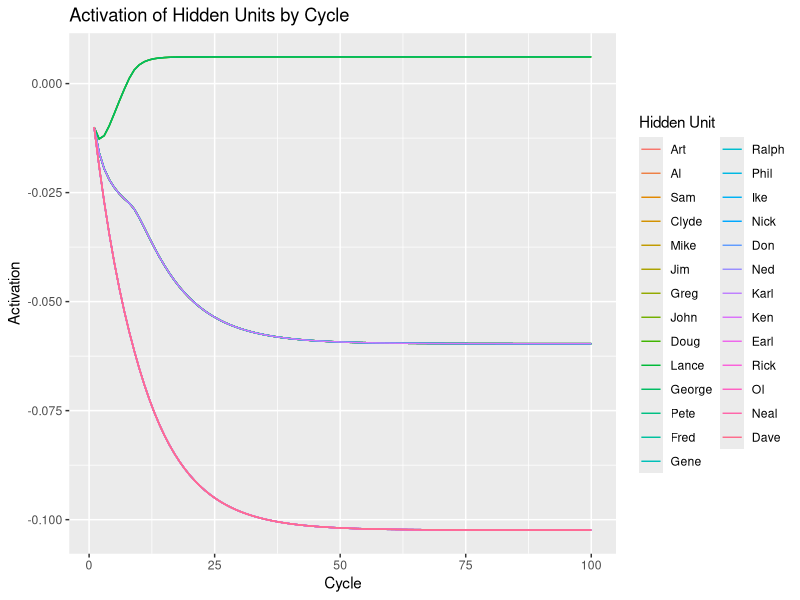
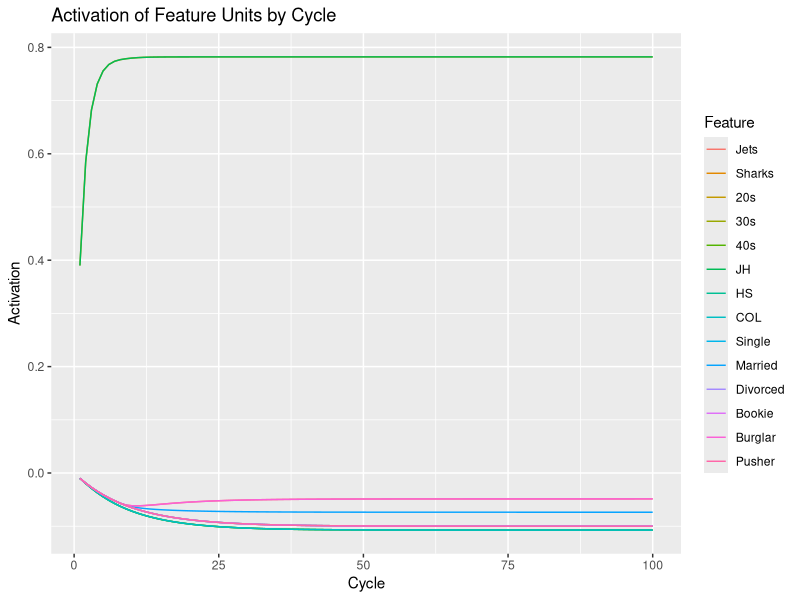
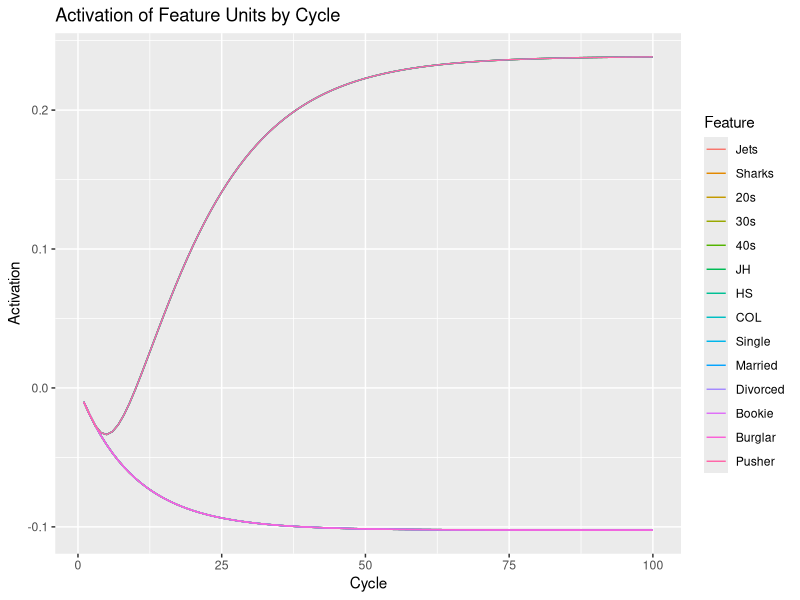

These charts were generated, in order, by the following R code:
## ---- chunk 1
# load packages
library(dplyr)
library(ggplot2)
library(reshape2)
library(knitr)
library(kableExtra)
## ---- chunk 2
# set parameters
max <- 1
min <- -0.2
rest <- -0.1
decay <- 0.1
estr <- 0.4 
alpha <- 0.2 # see note (below)
gamma <- 0.1

# note: we increased alpha from the parameter value in pdp handbook (where alpha = 0.1) . The reason is that without this excitation scaling parameter increase, intrapool competition squashes activations of all units without external input, and so we fail to see interactivity reflected in final activations of units in the input pools... 

# set number of cycles
ncycles <- 100
## ---- chunk 3
# define pool function
pool <- function(n, name, type, nunits, unit_names, projections, weights, extInput = NA) {
  
  # n: pool number (numeric)
  # name: name of pool (e.g., 'hidden') (string)
  # type: type of pool (e.g., 'input') (string)
  # nunits: number of units in pool (numeric)
  # projections: list of pools (list)
  # weights: list of weight matrices indexed by pool (list)
  
  if(is.na(extInput)) {
    extInput <- matrix(0, ncol = nunits, nrow = 1)
  }
  
  return(list("pool_number"= n,
              "name" = name,
              "type" = type, # hidden or input
              "nunits" = nunits,
              "unit_names" = unit_names,
              "projections" = projections,
              "weights" = weights,
              "extInput" = extInput, 
              "activation" = matrix(0, ncol = nunits, nrow = 1), 
              "inhibition" = matrix(0, ncol = nunits, nrow = 1),
              "excitation" = matrix(0, ncol = nunits, nrow = 1),
              "netInput" = matrix(0, ncol = nunits, nrow = 1), 
              "activation_history" = list()
              ))
}

# define function to set external input to pool 
set_extInput <- function(pool_i, input) {
  pool_i$extInput <- matrix(input, nrow = 1)
  return(pool_i)
}
## ---- chunk 4
run_simulation <- function(pool_, ncycles) {
  # pool_: list of pools in network
  # ncycles: number of cycles in simulation 
  
for (x in 1:ncycles) {

# get net
for (i in seq_along(pool_)) {
  pool_[[i]]$excitation <- matrix(0, nrow=1, ncol = pool_[[i]]$nunits)
  pool_[[i]]$inhibition <- matrix(0, nrow=1, ncol = pool_[[i]]$nunits)
  
  for (sender in pool_[[i]]$projections) {
    positive_acts_indices <- which(pool_[[sender]]$activation > 0 )
    if (length(positive_acts_indices) > 0) {
      for (k in 1:length(positive_acts_indices)) {
        index <- positive_acts_indices[k]
        wts <- pool_[[i]]$weights[[as.character(sender)]][index, ] ### 
        pool_[[i]]$excitation[wts > 0] <- pool_[[i]]$excitation[wts > 0] + pool_[[sender]]$activation[[index]] * wts[wts > 0]
        pool_[[i]]$inhibition[wts < 0] <- pool_[[i]]$inhibition[wts < 0] + pool_[[sender]]$activation[[index]] * wts[wts < 0]
        
      } # end for
    } # end conditional
    pool_[[i]]$excitation <- pool_[[i]]$excitation * alpha
    pool_[[i]]$inhibition <- pool_[[i]]$inhibition * gamma
    pool_[[i]]$netInput <- pool_[[i]]$excitation + pool_[[i]]$inhibition + estr*pool_[[i]]$extInput
  }
}

# update
for (i in seq_along(pool_)) {
  pns <- which(pool_[[i]]$netInput > 0) 
  if (length(pns) > 0) {
    pool_[[i]]$activation[pns] <- pool_[[i]]$activation[pns] + 
      (max - pool_[[i]]$activation[pns])*pool_[[i]]$netInput[pns] -
      decay*(pool_[[i]]$activation[pns] - rest) ### 
  } # end if
  nps <- which(pool_[[i]]$netInput <= 0) 
  if (length(nps) >0) {
    pool_[[i]]$activation[nps] <- pool_[[i]]$activation[nps] + 
      (pool_[[i]]$activation[nps] - min)*pool_[[i]]$netInput[nps] - 
      decay*(pool_[[i]]$activation[nps] - rest)
  } # end if
  
  pool_[[i]]$activation[pool_[[i]]$activation > max] <- max
  pool_[[i]]$activation[pool_[[i]]$activation < min] <- min
  
  #save activation to history
  pool_[[i]]$activation_history[[x]] <- pool_[[i]]$activation
  
} # end for

} # end 100 cycles
  return(pool_)
}
## ---- chunk 5
# plot activations per pool over time
plot_pools <- function(pool_) {

# pool 1 features
a_history_1 <- pool_[[1]]$activation_history
unit_names_1 <- pool_[[1]]$unit_names
m1 <- do.call(rbind, a_history_1)
colnames(m1) <- unit_names_1
plot1 <- ggplot(melt(m1), aes(x=Var1, y=value, col=Var2)) + 
  labs(x = "Cycle", y = "Activation", color = "Feature", title = "Activation of Feature Units by Cycle") +
  geom_line() 

# pool 2 names
a_history_2 <- pool_[[2]]$activation_history
unit_names_2 <- pool_[[2]]$unit_names

m1 <- do.call(rbind, a_history_2)
colnames(m1) <- unit_names_2
plot2 <- ggplot(melt(m1), aes(x=Var1, y=value, col=Var2)) + 
  labs(x = "Cycle", y = "Activation", color = "Name", title = "Activation of Name Units by Cycle") +
  geom_line() 

# pool 3 - hidden 
a_history <- pool_[[3]]$activation_history
unit_names <- pool_[[3]]$unit_names

m1 <- do.call(rbind, a_history)
colnames(m1) <- unit_names
plot3 <- ggplot(melt(m1), aes(x=Var1, y=value, col=Var2)) + 
  labs(x = "Cycle", y = "Activation", color = "Hidden Unit", title = "Activation of Hidden Units by Cycle") + 
  geom_line() 

return(list("features" = plot1, "names" = plot2, "hidden" = plot3))
}

## ---- chunk 6
# rank final activations by pool 
rank_activations_by_pool <- function(pool_) {

features_out <- pool_[[1]]$activation
colnames(features_out) <- pool_[[1]]$unit_names
names_out <- pool_[[2]]$activation
colnames(names_out) <- pool_[[2]]$unit_names
hidden_out <- pool_[[3]]$activation
colnames(hidden_out) <- pool_[[3]]$unit_names


f_df <- data.frame(feature = colnames(features_out)[order(features_out, decreasing = T)], 
                   activation = features_out[order(features_out, decreasing = T)])

n_df <- data.frame(name = colnames(names_out)[order(names_out, decreasing = T)], 
                   activation = names_out[order(names_out, decreasing = T)])

h_df <- data.frame(name = colnames(hidden_out)[order(hidden_out, decreasing = T)], 
                   activation = hidden_out[order(hidden_out, decreasing = T)])

return(list('features' = f_df, 'names' = n_df, 'hidden' = h_df))
}

## ---- chunk 7
# Features to Features [14 x 14]
# [1] Jets	Sharks	20s	30s	40s	JH	HS	COL	
# [9] Single	Married	Divorced	Bookie 	Burglar	Pusher
f2F <- read.csv("csvs/JS_features2features.csv")
row.names(f2F) <- f2F[,1]
f2F <- f2F %>% select(-X)
f2F <- as.matrix(f2F)
## ---- chunk 8
# features to hidden matrix
f2H <- read.csv("csvs/JS_features2Hidden.csv") 
f2H$Divorced[f2H$Divorced == "1`"] <- "1"
f2H$Divorced <- as.numeric(f2H$Divorced)
f2H$Divorced[f2H$Divorced == 1] <- 0
f2H$Divorced[f2H$Divorced == 2] <- 1
f2H[is.na(f2H)] <- 0
row.names(f2H)<- f2H[,1]
# convert to matrix
f2H <- f2H %>% select(-X) %>% as.matrix()
## ---- chunk 9
# names to names [27 x 27]
# [1] Art	Al	Sam	Clyde	Mike	Jim	Greg	John	Doug	Lance	George	Pete	
# [13] Fred	Gene	Ralph	Phil	Ike	Nick	Don	Ned	Karl	Ken	Earl	Rick	Ol	Neal	Dave
n2N <- matrix(-1, nrow = 27, ncol = 27)
diag(n2N) <- 0
## ---- chunk 10
# names to hidden [27 x 27]
# [1] Art	Al	Sam	Clyde	Mike	Jim	Greg	John	Doug	Lance	George	Pete	
# [13] Fred	Gene	Ralph	Phil	Ike	Nick	Don	Ned	Karl	Ken	Earl	Rick	Ol	Neal	Dave
n2H <- diag(1, nrow = 27, ncol = 27)
## ---- chunk 11
# hidden to hidden [27 x 27]
# [1] Art	Al	Sam	Clyde	Mike	Jim	Greg	John	Doug	Lance	George	Pete	
# [13] Fred	Gene	Ralph	Phil	Ike	Nick	Don	Ned	Karl	Ken	Earl	Rick	Ol	Neal	Dave
h2H <- n2N # same as n2N
## ---- chunk 12

featurePool <- pool(1, "features", "input", 14, 
                 unit_names = c("Jets", "Sharks","20s",	"30s"	,"40s", "JH", "HS", "COL",
                                "Single", "Married", "Divorced", "Bookie", "Burglar", "Pusher"),
                 projections = c(1, 3), 
                 weights = list('1'=f2F, '3'=f2H)
                 )

namePool <- pool(2, "names", "input", 27, 
                 unit_names = c('Art',	'Al',	'Sam',	'Clyde',	'Mike',	'Jim',	'Greg',	'John',	'Doug',	
                                'Lance',	'George',	'Pete',	'Fred',	'Gene',	'Ralph',	'Phil',	'Ike',	
                                'Nick',	'Don',	'Ned',	'Karl',	'Ken',	'Earl',	'Rick',	'Ol',	'Neal',	
                                'Dave'),
                 projections = c(2, 3), 
                 weights = list('2'=n2N, '3'=n2H))

hiddenPool <- pool(3, "hidden", "hidden", 27, 
                 unit_names = c('Art',	'Al',	'Sam',	'Clyde',	'Mike',	'Jim',	'Greg',	'John',	'Doug',	
                                'Lance',	'George',	'Pete',	'Fred',	'Gene',	'Ralph',	'Phil',	'Ike',	
                                'Nick',	'Don',	'Ned',	'Karl',	'Ken',	'Earl',	'Rick',	'Ol',	'Neal',	
                                'Dave'),
                 projections = c(1, 2, 3), 
                 weights = list('1'=t(f2H), '2'=t(n2H), '3'=h2H))

## ---- chunk 13
js <- read.csv('csvs/jetsSharks.csv', header = F)
colnames(js) <- c("Name", "Affiliation", "Age", "Education", "Relationship Status", "Occupation" )
kable(js) %>% kable_styling(bootstrap_options = "striped", full_width = F)
## ---- chunk 14
featurePool <- set_extInput(featurePool, c(0, 0, 1, 0, 0, 1, 0, 0, 0, 0, 0, 0, 0, 0)) # features of JH and 20s
namePool <- set_extInput(namePool, c(0, rep(0, 26))) # no names
## ---- chunk 15
pool_ <- list(featurePool, namePool, hiddenPool)
pool_ <- run_simulation(pool_, 100)
## ---- chunk 16
nnplot <- plot_pools(pool_)
nnplot$hidden
nnplot$features
## ---- chunk 17
ranked_activations <- rank_activations_by_pool(pool_)
kable(ranked_activations$hidden) %>% kable_styling(bootstrap_options = "striped", full_width = F)

## ---- chunk 18
kable(ranked_activations$features) %>% kable_styling(bootstrap_options = "striped", full_width = F)
#kable(ranked_activations$names) %>% kable_styling(bootstrap_options = "striped", full_width = F)

## ---- chunk 19
# set external input
featurePool <- set_extInput(featurePool, c(0, 0, 0, 0, 0, 0, 0, 0, 0, 0, 0, 0, 0, 0)) # no ext input to features
namePool <- set_extInput(namePool, c(1, rep(0, 26))) # ext input to Art 
## ---- chunk 20
pool_ <- list(featurePool, namePool, hiddenPool)
pool_ <- run_simulation(pool_, 100)
## ---- chunk 21
nnplot <- plot_pools(pool_)
# nnplot$hidden
nnplot$features
## ---- chunk 22
ranked_activations <- rank_activations_by_pool(pool_)
kable(ranked_activations$features) %>% kable_styling(bootstrap_options = "striped", full_width = F)
